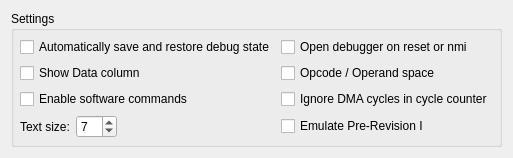
      <widget class="QWidget" name="tab_20">
       <attribute name="title">
        <string>Debug Settings</string>
       </attribute>
       <layout class="QVBoxLayout" name="verticalLayout_38">
        <item>
         <widget class="QGroupBox" name="groupBox_11">
          <property name="title">
           <string>Settings</string>
          </property>
          <layout class="QGridLayout" name="gridLayout_8">
           <property name="leftMargin">
            <number>6</number>
           </property>
           <property name="topMargin">
            <number>6</number>
           </property>
           <property name="rightMargin">
            <number>6</number>
           </property>
           <property name="bottomMargin">
            <number>6</number>
           </property>
           <item row="0" column="0">
            <widget class="QCheckBox" name="checkSaveLoadDebug">
             <property name="focusPolicy">
              <enum>Qt::NoFocus</enum>
             </property>
             <property name="text">
              <string>Automatically save and restore debug state</string>
             </property>
            </widget>
           </item>
           <item row="0" column="1">
            <widget class="QCheckBox" name="checkDebugResetTrigger">
             <property name="focusPolicy">
              <enum>Qt::NoFocus</enum>
             </property>
             <property name="text">
              <string>Open debugger on reset or nmi</string>
             </property>
            </widget>
           </item>
           <item row="1" column="0">
            <widget class="QCheckBox" name="checkDataCol">
             <property name="focusPolicy">
              <enum>Qt::NoFocus</enum>
             </property>
             <property name="text">
              <string>Show Data column</string>
             </property>
             <property name="checked">
              <bool>false</bool>
             </property>
            </widget>
           </item>
           <item row="1" column="1">
            <widget class="QCheckBox" name="checkAddSpace">
             <property name="focusPolicy">
              <enum>Qt::NoFocus</enum>
             </property>
             <property name="text">
              <string>Opcode / Operand space</string>
             </property>
            </widget>
           </item>
           <item row="2" column="0">
            <widget class="QCheckBox" name="checkDisableSoftCommands">
             <property name="focusPolicy">
              <enum>Qt::NoFocus</enum>
             </property>
             <property name="text">
              <string>Enable software commands</string>
             </property>
            </widget>
           </item>
           <item row="3" column="0">
            <layout class="QGridLayout" name="gridLayout_21">
             <property name="bottomMargin">
              <number>0</number>
             </property>
             <property name="horizontalSpacing">
              <number>6</number>
             </property>
             <property name="verticalSpacing">
              <number>0</number>
             </property>
             <item row="2" column="0">
              <widget class="QLabel" name="label_17">
               <property name="sizePolicy">
                <sizepolicy hsizetype="Maximum" vsizetype="Preferred">
                 <horstretch>0</horstretch>
                 <verstretch>0</verstretch>
                </sizepolicy>
               </property>
               <property name="text">
                <string>Text size:</string>
               </property>
              </widget>
             </item>
             <item row="2" column="1">
              <widget class="QSpinBox" name="textSize">
               <property name="sizePolicy">
                <sizepolicy hsizetype="Maximum" vsizetype="Fixed">
                 <horstretch>0</horstretch>
                 <verstretch>0</verstretch>
                </sizepolicy>
               </property>
               <property name="minimum">
                <number>5</number>
               </property>
               <property name="maximum">
                <number>15</number>
               </property>
               <property name="value">
                <number>7</number>
               </property>
              </widget>
             </item>
             <item row="2" column="2">
              <spacer name="horizontalSpacer_25">
               <property name="orientation">
                <enum>Qt::Horizontal</enum>
               </property>
               <property name="sizeType">
                <enum>QSizePolicy::Expanding</enum>
               </property>
               <property name="sizeHint" stdset="0">
                <size>
                 <width>20</width>
                 <height>10</height>
                </size>
               </property>
              </spacer>
             </item>
            </layout>
           </item>
           <item row="2" column="1">
            <widget class="QCheckBox" name="checkDma">
             <property name="enabled">
              <bool>true</bool>
             </property>
             <property name="focusPolicy">
              <enum>Qt::NoFocus</enum>
             </property>
             <property name="text">
              <string>Ignore DMA cycles in cycle counter</string>
             </property>
            </widget>
           </item>
           <item row="3" column="1">
            <widget class="QCheckBox" name="checkPreI">
             <property name="text">
              <string>Emulate Pre-Revision I</string>
             </property>
            </widget>
           </item>
          </layout>
         </widget>
        </item>
        <item>
         <spacer name="verticalSpacer_6">
          <property name="orientation">
           <enum>Qt::Vertical</enum>
          </property>
          <property name="sizeHint" stdset="0">
           <size>
            <width>20</width>
            <height>0</height>
           </size>
          </property>
         </spacer>
        </item>
       </layout>
      </widget>
